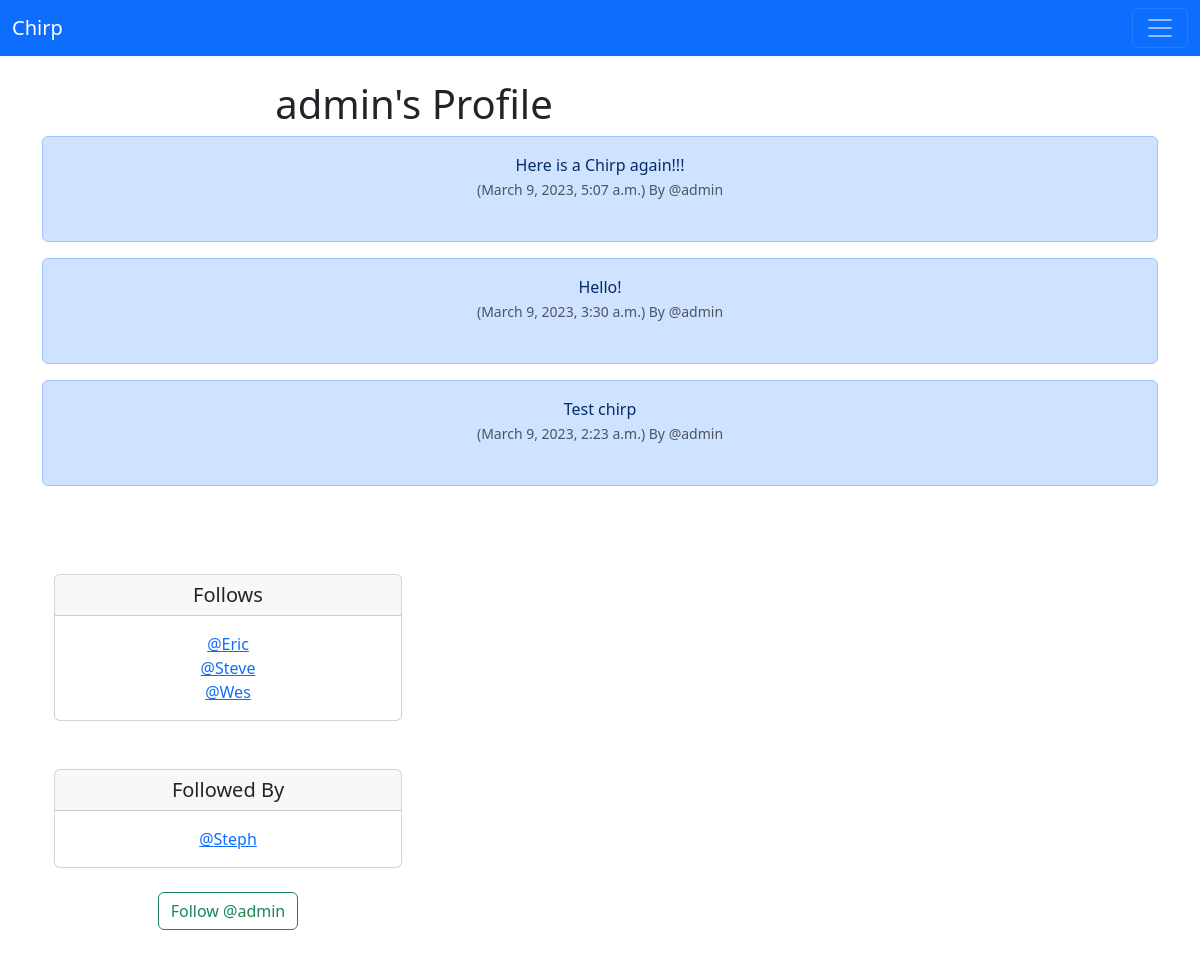
Screenshot of /profile/1 (signed in) with the database file from the repository.
### chirpapp/models.py (models this page shows, shortened)
class Profile(models.Model):
    user = models.OneToOneField(User, on_delete=models.CASCADE)
    follows = models.ManyToManyField("self",
        related_name="followed_by",
        symmetrical=False,
        blank=True)
    date_modified = models.DateTimeField(User, auto_now=True)
    def __str__(self):
        return self.user.username

class Chirp(models.Model):
    user = models.ForeignKey(
       User, related_name="chirps",
       on_delete=models.DO_NOTHING
    )
    body = models.CharField(max_length=128)
    created_at = models.DateTimeField(auto_now_add=True)

### chirpapp/views.py (the view, shortened to what this page needs)
# urls.py: path('profile/<int:pk>', views.profile, name='profile'),
def profile(request, pk):
    if request.user.is_authenticated:
        profile = Profile.objects.get(user_id=pk)
        chirps = Chirp.objects.filter(user_id=pk).order_by("-created_at")
        return render(request, 'profile.html', {"profile": profile, "chirps":chirps})
    else:
        messages.success(request, ("You need to log in."))
        return redirect('home')

### chirp/templates/profile.html (shortened to what this page needs)
{% extends 'base.html' %}
{% block content %}
{% if profile %}
    <div class = "container text-center">
        <div class="row">
            <div class="col-8"><h1>{{ profile.user.username }}'s Profile</h1></div>
            <br/>
            {% if chirps %}
                {% for chirp in chirps %}
                    <div class="alert alert-primary" role="alert">
                    {{ chirp.body }}<br/>
                    <small class="text-muted">
                        ({{ chirp.created_at }}) By @{{ chirp.user.username }}
                    </small><br /><br />
                    </div>
                {% endfor %}
            {% endif %}
            <div class="col-4">
                <br/><br/><br/>
                <div class="card">
                    <h5 class="card-header">Follows</h5>
                    <div class="card-body">
                        <p class="card-text">
                            {% for following in profile.follows.all %}
                            <a href="{% url 'profile' following.user.id %}">@{{ following }}</a><br />
                            {% endfor %}
                        </p>
                    </div>
                </div>
                <br/><br/>
                <div class="card">
                    <h5 class="card-header">Followed By</h5>
                    <div class="card-body">
                        <p class="card-text">
                            {% for following in profile.followed_by.all %}
                            <a href="{% url 'profile' following.user.id %}">@{{ following }}</a><br />
                            {% endfor %}
                        </p>
                    </div>
                </div>
<form method=POST>
{% if profile in user.profile.follows.all %}
    <br/>
    <button class="btn btn-outline-danger" name="follow" value="unfollow" type="submit">Unfollow @{{ profile.user.username|lower }}</button>
{% else %}
    <br/>
    <button class="btn btn-outline-success" name="follow" value="follow" type="submit">Follow @{{ profile.user.username|lower }}</button>
{% endif %}
</form>
<br/>
            </div>
        </div>
    </div>
{% endif %}
{% endblock %}

### rows the page displays
Profile: user.username "admin"
Chirp: body "Here is a Chirp again!!!", created_at "March 9, 2023, 5:07 a.m.", user.username "admin"
Chirp: body "Hello!", created_at "March 9, 2023, 3:30 a.m.", user.username "admin"
Chirp: body "Test chirp", created_at "March 9, 2023, 2:23 a.m.", user.username "admin"
Profile: user.username "Eric"
Profile: user.username "Steve"
Profile: user.username "Wes"
Profile: user.username "Steph"
